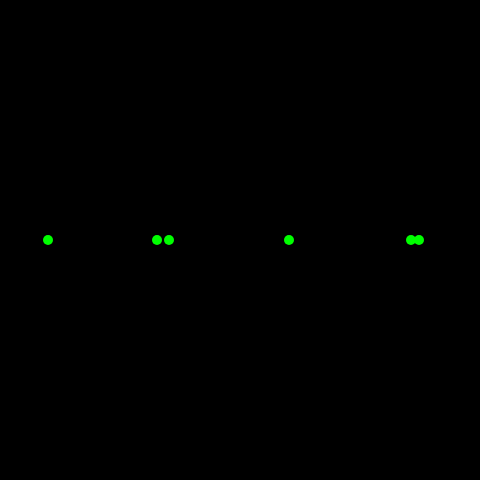
Frame 1 (no input)
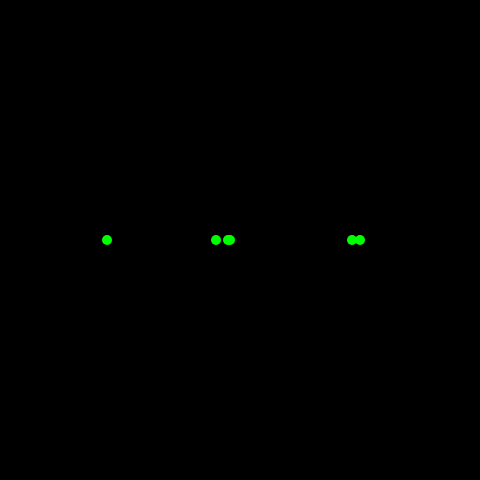
Frame 60 (no input)
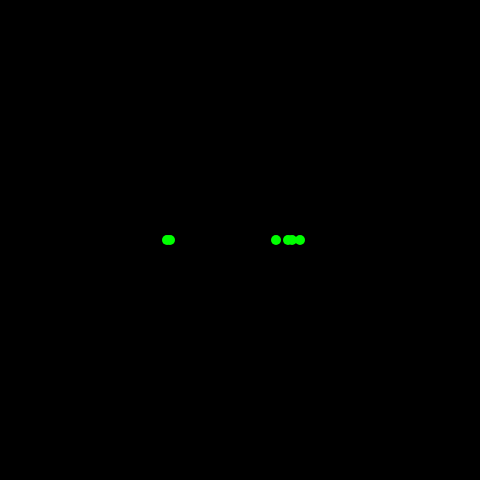
Frame 120 (the mouse pressed at the canvas centre since frame 60)

The p5.js sketch that drew these frames (run headless with seeded random() and noise() and a simulated clock; from frame 60 on, the mouse is pressed at the canvas centre):

// p5.js sketch
// ── sketch.js
let n;
let m;
let arra;
let arrb;
let count;
function setup() {
   createCanvas(480,480);
   
   n = 3;
   m = 3;
   arra = new Array();
   arrb = new Array();
   for(let i=0;i<n;i++){
      arra.push(int(random(0, width/2)));
      arrb.push(-1);
   }

   for(let i=0;i<m;i++){
      arra.push(-1*int(random(0, width/2)));
      arrb.push(1);
   }
   count = 0;
}
function draw(){
   background(0);
   translate(height/2, width/2);
   stroke(1);
   stroke(0, 230, 220, 1);
   fill(0, 255, 0);
   line(-height/2, 0, height/2, 0);
   for(let i=0;i<n+m;i++){
      ellipse(arra[i], 0, 10, 10);
   }
   for(let i=0;i<n+m;i++){
      for(let j=i+1;j<n+m;j++){
         
         if(arra[i]==arra[j]){

            arrb[i]*= -1;
            arrb[j]*= -1;
            //count = 1;
            console.log(count);
         }
      }
   }
   for(let i=0;i<n+m;i++)
      arra[i] += 1*arrb[i];
   //console.log(count);
   
}
